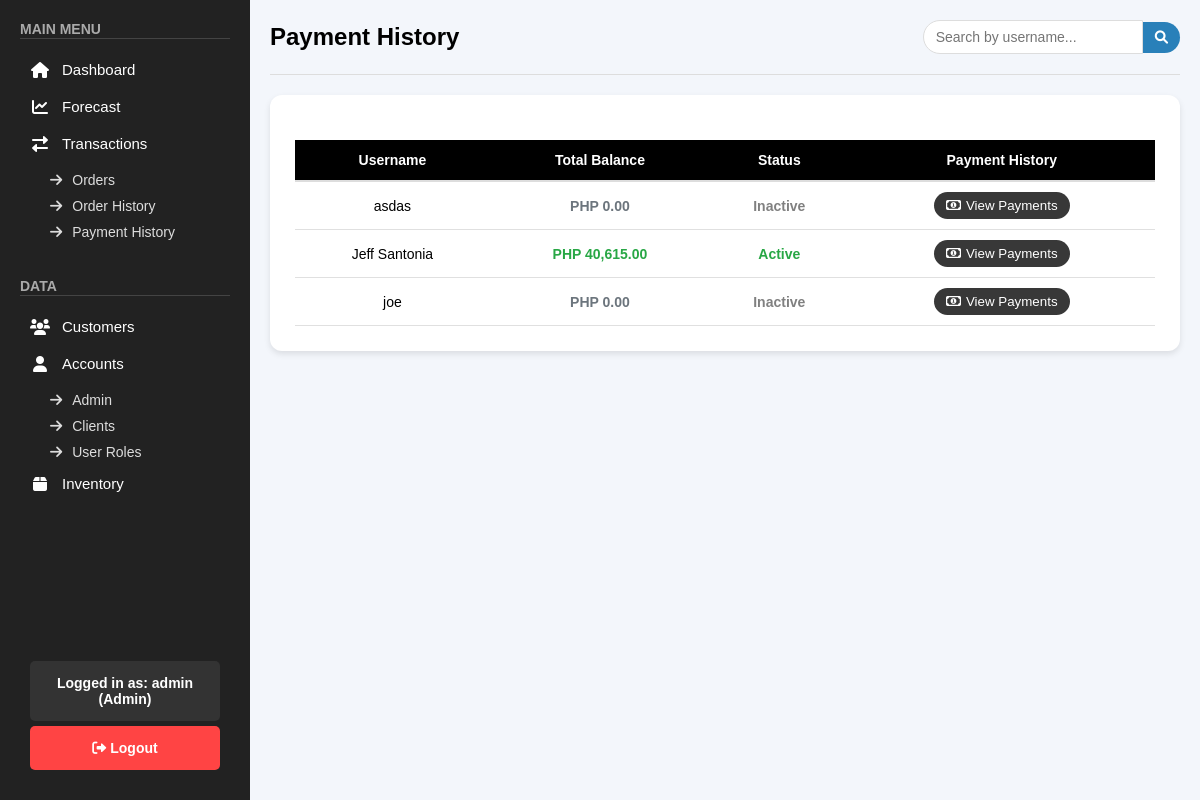
/public/pages/payment_history.php (signed in), run on the app's committed database.
### tables this page shows
CREATE TABLE `clients_accounts` (
  `id` int(11) NOT NULL,
  `username` varchar(255) NOT NULL,
  `password` varchar(255) NOT NULL,
  `email` varchar(255) NOT NULL,
  `phone` varchar(50) DEFAULT NULL,
  `region` varchar(100) DEFAULT NULL,
  `city` varchar(100) DEFAULT NULL,
  `company` varchar(255) DEFAULT NULL,
  `company_address` varchar(255) DEFAULT NULL,
  `business_proof` text DEFAULT NULL,
  `status` varchar(50) DEFAULT 'Active',
  `balance` decimal(10,2) DEFAULT 0.00,
  `created_at` timestamp NOT NULL DEFAULT current_timestamp()
);

### public/pages/payment_history.php (the view, shortened to what this page needs)
<?php
include "../../backend/check_role.php";
$sql = "SELECT username, status, balance FROM clients_accounts WHERE status IN ('Active', 'Inactive') ORDER BY username";
$result = $conn->query($sql);
$users = [];
if ($result && $result->num_rows > 0) {
    while ($row = $result->fetch_assoc()) {
        $users[] = $row;
    }
}
?>
<!DOCTYPE html>
<html lang="en">
<head>
    <link rel="stylesheet" href="/top_exchange/public/css/orders.css">
    <link rel="stylesheet" href="/top_exchange/public/css/sidebar.css">
    <link rel="stylesheet" href="/top_exchange/public/css/payment_history.css">
    <link rel="stylesheet" href="https://cdnjs.cloudflare.com/ajax/libs/font-awesome/6.0.0/css/all.min.css">
</head>
<body>
    <?php include '../sidebar.php'; ?>
    <div class="main-content">
        <div class="orders-header">
            <h1>Payment History</h1>
            <div class="search-container">
                <input type="text" id="searchInput" placeholder="Search by username...">
                <button class="search-btn"><i class="fas fa-search"></i></button>
            </div>
        </div>
        <div class="orders-table-container">
            <table class="orders-table">
                <thead>
                    <tr>
                        <th>Username</th>
                        <th>Total Balance</th>
                        <th>Status</th>
                        <th>Payment History</th>
                    </tr>
                </thead>
                <tbody>
                    <?php foreach ($users as $user): ?>
                        <tr>
                            <td><?= htmlspecialchars($user['username']) ?></td>
                            <td>
                                <?php
                                    $balanceClass = 'total-balance-zero';
                                    if ($user['balance'] > 0) {
                                        $balanceClass = 'total-balance-positive';
                                    } elseif ($user['balance'] < 0) {
                                        $balanceClass = 'total-balance-negative';
                                    }
                                ?>
                                <span class="<?= $balanceClass ?>">
                                    PHP <?= number_format($user['balance'], 2) ?>
                                </span>
                            </td>
                            <td>
                                <span class="status-<?= strtolower($user['status']) ?>">
                                    <?= htmlspecialchars($user['status']) ?>
                                </span>
                            </td>
                            <td>
                                <button class="view-button" onclick="viewPaymentHistory('<?= htmlspecialchars($user['username']) ?>', <?= $user['balance'] ?>)">
                                    <i class="far fa-money-bill-alt"></i>View Payments
                                </button>
                            </td>
                        </tr>
                    <?php endforeach; ?>
                </tbody>
            </table>
        </div>
    </div>
</body>
</html>

### public/css/orders.css (style rules this page uses)
body { font-family: Arial, sans-serif; background-color: #f3f6fb; margin: 0; box-sizing: border-box; }
.orders-header { display: flex; justify-content: space-between; align-items: center; margin-bottom: 20px; padding-bottom: 20px; border-bottom: 1px solid #ddd; }
.orders-header h1 { font-size: 24px; font-weight: bold; display: flex; align-items: center; gap: 12px; }
.orders-table-container { background-color: #ffffff; padding: 25px; border-radius: 12px; box-shadow: 0px 3px 6px rgba(0, 0, 0, 0.1); }
.orders-table { width: 100%; border-collapse: collapse; font-size: 14px; }
.orders-table th { background-color: black; color: white; font-weight: bold; padding: 12px; text-align: center; border-bottom: 2px solid #ddd; }
.orders-table td { padding: 10px; text-align: center; border-bottom: 1px solid #e0e0e0; }
.status-active { color: #DAA520; font-weight: 600; }

### public/css/sidebar.css (style rules this page uses)
* { margin: 0; padding: 0; box-sizing: border-box; font-family: Arial, sans-serif; text-decoration: none; }
.main-content { margin-left: 250px; padding: 20px; }

### public/css/payment_history.css (style rules this page uses)
.view-button { padding: 6px 12px; background-color: rgb(56, 56, 56); color: white; border: none; border-radius: 4px; cursor: pointer; transition: background-color 0.3s; }
.orders-table { margin-top: 20px; }

### public/pages/payment_history.php (style rules this page uses)
.status-active { color: #28a745; font-weight: 600; }
.status-inactive { color: gray; font-weight: 600; }
.far.fa-money-bill-alt { margin-right: 5px; }
.view-button, .status-toggle { border-radius: 80px; margin: 0 2px; min-width: 85px; }
.total-balance-positive { color: #28a745; font-weight: 600; }
.total-balance-zero { color: #6c757d; font-weight: 600; }
.search-container { display: flex; align-items: center; }
.search-container input { padding: 8px 12px; border-radius: 20px 0 0 20px; border: 1px solid #ddd; font-size: 14px; width: 220px; }
.search-container .search-btn { background-color: #2980b9; color: white; border: none; border-radius: 0 20px 20px 0; padding: 8px 12px; cursor: pointer; }

### data on the page
clients_accounts: username "asdas", balance "0.00", status "Inactive"
clients_accounts: username "Jeff Santonia", balance "40,615.00", status "Active"
clients_accounts: username "joe", balance "0.00", status "Inactive"

### other printed values
$_SESSION['username'] "admin"
$role "Admin"
